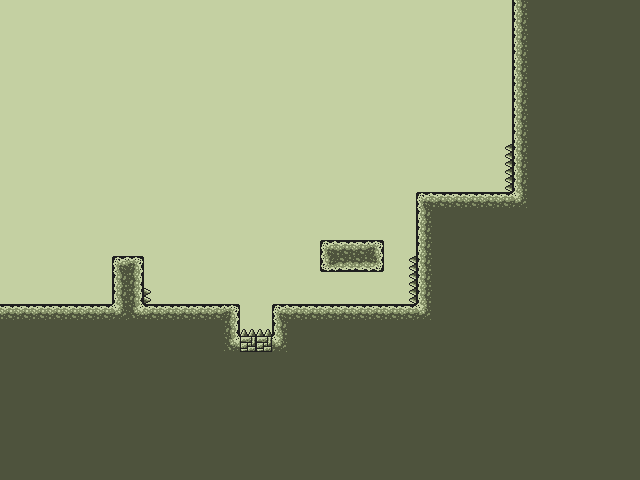

A 2D game scene composited from a Tiled map and its tileset images. What follows is a short description and the map's XML, with each tile layer's data collapsed to a summary:
An orthogonal 40x30 tile map with 16x16 px tiles, 3 tile layers (BG, Frente, Espinhos), 2 tilesets and 21 objects (5x Estrela, AreaTensa_01).

<map version="1.0" orientation="orthogonal" renderorder="right-down" width="40" height="30" tilewidth="16" tileheight="16">
 <tileset firstgid="1" name="Tileset_01" tilewidth="16" tileheight="16">
  <image source="Ningriptzu Art/tilesheetv1mini.png" width="150" height="80" />
  <tile id="0">
   <objectgroup draworder="index">
    <object x="0" y="0" width="16" height="16" />
   </objectgroup>
  </tile>
  <tile id="1">
   <objectgroup draworder="index">
    <object x="0" y="0" width="16" height="16" />
   </objectgroup>
  </tile>
  <tile id="2">
   <objectgroup draworder="index">
    <object x="0" y="0" width="16" height="16" />
   </objectgroup>
  </tile>
  <tile id="3">
   <objectgroup draworder="index">
    <object x="0" y="0" width="16" height="16" />
   </objectgroup>
  </tile>
  <tile id="4">
   <objectgroup draworder="index">
    <object x="0" y="0" width="16" height="16" />
   </objectgroup>
  </tile>
  <tile id="5">
   <objectgroup draworder="index">
    <object x="0" y="0" width="16" height="16" />
   </objectgroup>
  </tile>
  <tile id="9">
   <objectgroup draworder="index">
    <object x="0" y="0" width="16" height="16" />
   </objectgroup>
  </tile>
  <tile id="10">
   <objectgroup draworder="index">
    <object x="0.25" y="0.25" width="16" height="16" />
   </objectgroup>
  </tile>
  <tile id="11">
   <objectgroup draworder="index">
    <object x="0" y="0" width="16" height="16" />
   </objectgroup>
  </tile>
  <tile id="12">
   <objectgroup draworder="index">
    <object x="0" y="0" width="16" height="16" />
   </objectgroup>
  </tile>
  <tile id="13">
   <objectgroup draworder="index">
    <object x="0" y="0" width="16" height="16" />
   </objectgroup>
  </tile>
  <tile id="14">
   <objectgroup draworder="index">
    <object x="0" y="0" width="16" height="16" />
   </objectgroup>
  </tile>
  <tile id="15">
   <objectgroup draworder="index">
    <object x="0" y="0" width="16" height="16" />
   </objectgroup>
  </tile>
  <tile id="40">
   <objectgroup draworder="index">
    <object x="0" y="0" width="16" height="16" />
   </objectgroup>
  </tile>
 </tileset>
 <tileset firstgid="46" name="spr_star_0" tilewidth="16" tileheight="16">
  <image source="Ningriptzu Art/Misc/spr_star_0.png" width="16" height="16" />
 </tileset>
 <layer name="BG" width="40" height="30">
  <data>[1200 cells, 1200 non-empty, 1 distinct tile ids]</data>
 </layer>
 <layer name="Frente" width="40" height="30">
  <data>[1200 cells, 652 non-empty, 13 distinct tile ids]</data>
 </layer>
 <layer name="Espinhos" width="40" height="30">
  <data>[1200 cells, 9 non-empty, 3 distinct tile ids]</data>
 </layer>
 <objectgroup name="Triggers">
  <object name="AreaTensa_01" x="304" y="160" width="96" height="147" />
  <object x="16" y="288" width="16" height="16" />
  <object name="Estrela" gid="46" x="448" y="176" />
  <object name="Estrela" gid="46" x="192" y="288" />
  <object name="Estrela" gid="46" x="352" y="224" />
  <object name="Estrela" gid="46" x="336" y="224" />
  <object name="Estrela" gid="46" x="368" y="304" />
 </objectgroup>
</map>
